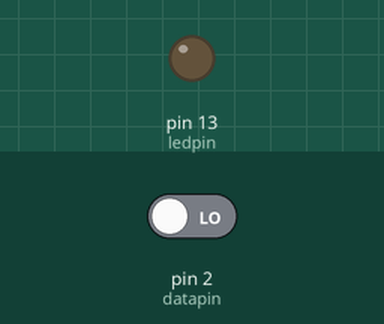
The sketch below on a simulated Arduino Uno, built with avr-gcc and run on an emulated ATmega328P. On the bench: output pins drawn as LEDs (lit = HIGH). The inputs (shaded band) are chosen by the test bench; at power-on: pin 2 (datapin) LOW.

Above: at 1.2 s.
1.3 s: pin 2 (datapin) driven HIGH
At 1.7 s:
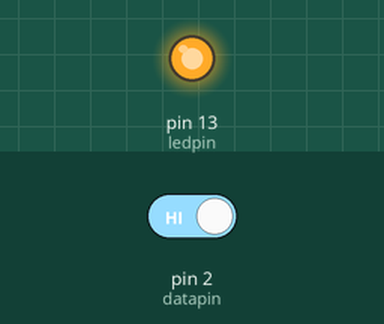
2.8 s: pin 2 (datapin) driven LOW
At 4.0 s:
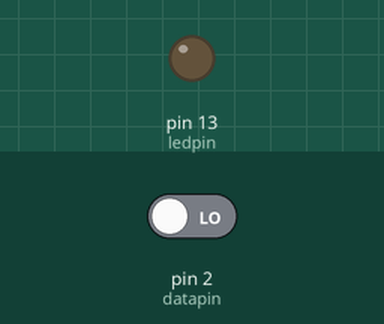
Timing chart, 0 to 5.8 s (numbered marks = the images above; inputs shaded):
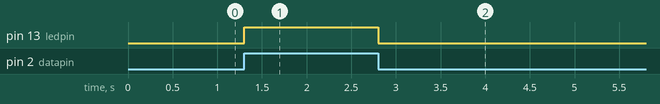

Measured:
- after the input at 1.3 s, pin 13 (ledpin): LOW → HIGH at once
- after the input at 2.8 s, pin 13 (ledpin): HIGH → LOW at once

The sketch:

pir.ino
```cpp
int ledpin=13;
int datapin=2;
void setup(){
  Serial.begin(9600);
  pinMode(ledpin,OUTPUT);
  pinMode(datapin,INPUT);
}
void loop(){
  digitalWrite(13,digitalRead(datapin));
}
```
